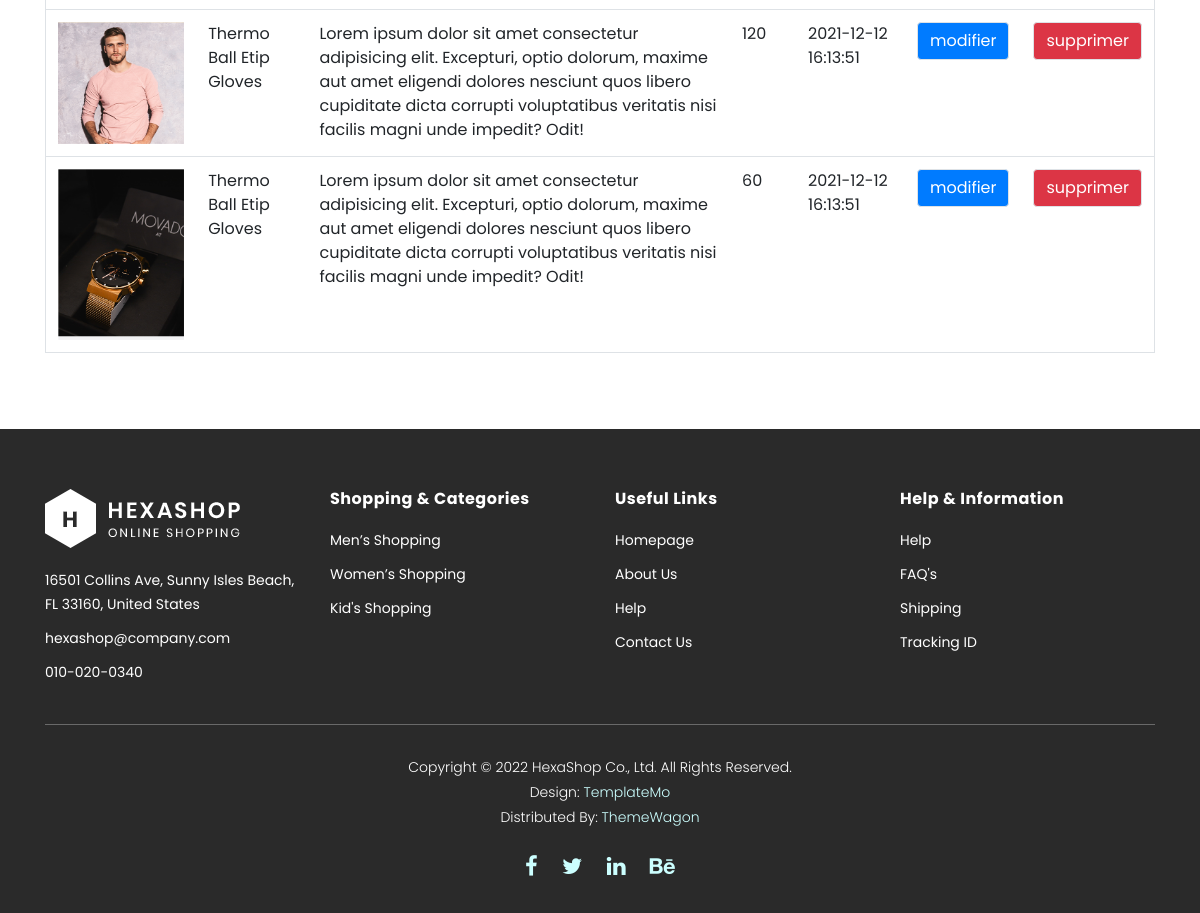
The app's page /admin.php (lower part), older data.
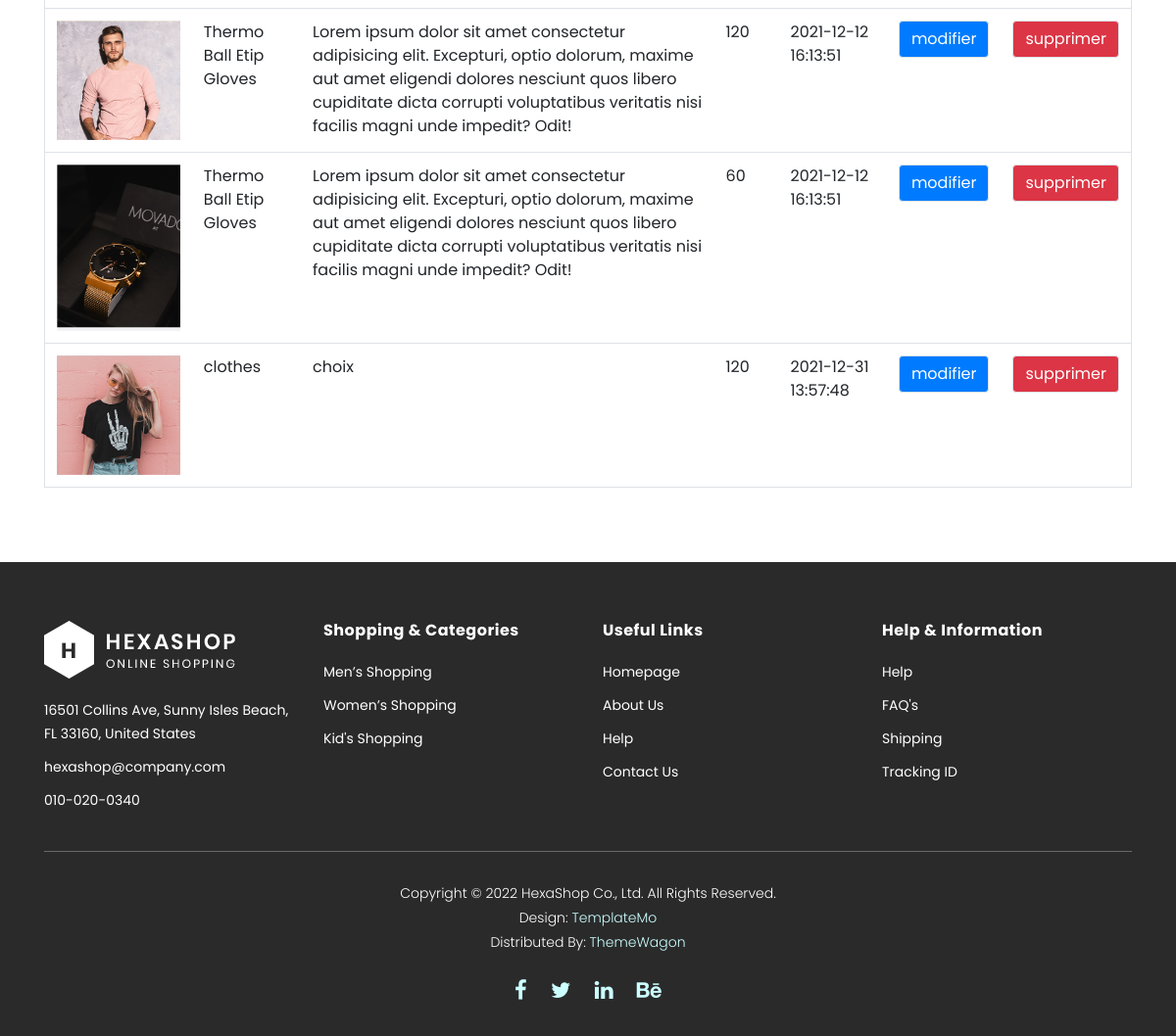
The same page, newer data.
### tables this page shows
CREATE TABLE `products` (
  `id` int(11) NOT NULL,
  `category_id` int(11) NOT NULL,
  `nom` varchar(50) NOT NULL,
  `couleur` varchar(50) NOT NULL,
  `size` varchar(50) NOT NULL,
  `genre` varchar(50) NOT NULL,
  `prix` double NOT NULL,
  `description` text NOT NULL,
  `image` varchar(50) DEFAULT NULL,
  `created_at` timestamp NOT NULL DEFAULT current_timestamp()
);

### admin.php (called while the page is built)
<?php
$dbh = new PDO('mysql:host=localhost;dbname=eshop',
'root','');
$products = $dbh->prepare('SELECT `category_id`,`id`,`nom`,`image`,`prix`,`description`,`created_at` FROM `products`
');
$products->execute();
$allproducts = $products->fetchAll();
include "admin.phtml";

### admin.phtml (the view, shortened to what this page needs)
<!DOCTYPE html>
<html lang="en">
  <head>
    <link rel="stylesheet" href="https://cdn.jsdelivr.net/npm/bootstrap-icons@1.7.2/font/bootstrap-icons.css">
    <link rel="stylesheet" href="https://cdn.jsdelivr.net/npm/bootstrap-icons@1.7.2/font/bootstrap-icons.css">
    <link rel="stylesheet" type="text/css" href="assets/css/bootstrap.min.css">
    <link rel="stylesheet" type="text/css" href="assets/css/font-awesome.css">
    <link rel="stylesheet" href="assets/css/templatemo-hexashop.css">
    <link rel="stylesheet" href="assets/css/owl-carousel.css">
    <link rel="stylesheet" href="assets/css/lightbox.css">
    </head>
    <body>
    <div class="subscribe">
        <div class="container">
            <div class="row">
                <div class="col-lg-12">
                            <table class="table border">
                                <tbody>
                                <?php foreach($allproducts as $product):?>
                                    <tr>
                                        <td><img src="imgs/<?= $product['image']?>" class="w-100" /></td>
                                        <td><?=$product['nom']?></td>
                                        <td><?=$product['description']?></td>
                                        <td><?=$product['prix']?></td>
                                        <td><?=$product['created_at']?></td>
                                        <td><a href="modifier.php?idmodiff=<?=$product['id']?>" class="btn border btn-primary" >modifier</a></td>
                                        <td><a href="supprimer.php?idsupp=<?=$product['id']?>" class="btn  border btn-danger ">supprimer</a></td>
                                     </tr>
                                <?php endforeach;?>
                                </tbody>
                            </table>
                </div>
            </div>
        </div>
    </div>
    <footer>
        <div class="container">
            <div class="row">
                <div class="col-lg-3">
                    <div class="first-item">
                        <div class="logo">
                            <img src="assets/images/white-logo.png" alt="hexashop ecommerce templatemo">
                        </div>
                        <ul>
                            <li><a href="#">16501 Collins Ave, Sunny Isles Beach, FL 33160, United States</a></li>
                            <li><a href="#">hexashop@company.com</a></li>
                            <li><a href="#">010-020-0340</a></li>
                        </ul>
                    </div>
                </div>
                <div class="col-lg-3">
                    <h4>Shopping &amp; Categories</h4>
                    <ul>
                        <li><a href="#">Men’s Shopping</a></li>
                        <li><a href="#">Women’s Shopping</a></li>
                        <li><a href="#">Kid's Shopping</a></li>
                    </ul>
                </div>
                <div class="col-lg-3">
                    <h4>Useful Links</h4>
                    <ul>
                        <li><a href="#">Homepage</a></li>
                        <li><a href="#">About Us</a></li>
                        <li><a href="#">Help</a></li>
                        <li><a href="#">Contact Us</a></li>
                    </ul>
                </div>
                <div class="col-lg-3">
                    <h4>Help &amp; Information</h4>
                    <ul>
                        <li><a href="#">Help</a></li>
                        <li><a href="#">FAQ's</a></li>
                        <li><a href="#">Shipping</a></li>
                        <li><a href="#">Tracking ID</a></li>
                    </ul>
                </div>
                <div class="col-lg-12">
                    <div class="under-footer">
                        <p>Copyright © 2022 HexaShop Co., Ltd. All Rights Reserved.
                        <br>Design: <a href="https://templatemo.com" target="_parent" title="free css templates">TemplateMo</a>
                        <br>Distributed By: <a href="https://themewagon.com" target="_blank" title="free & premium responsive templates">ThemeWagon</a></p>
                        <ul>
                            <li><a href="#"><i class="fa fa-facebook"></i></a></li>
                            <li><a href="#"><i class="fa fa-twitter"></i></a></li>
                            <li><a href="#"><i class="fa fa-linkedin"></i></a></li>
                            <li><a href="#"><i class="fa fa-behance"></i></a></li>
                        </ul>
                    </div>
                </div>
            </div>
        </div>
    </footer>
  </body>
</html>

### assets/css/templatemo-hexashop.css (style rules this page uses)
html, body, div, span, applet, object, iframe, h1, h2, h3, h4, h5, h6, p, blockquote, div pre, a, abbr, acronym, address, big, cite, code, del, dfn, em, font, img, ins, kbd, q, s, samp, small, strike, strong, sub, sup, tt, var, b, u, i, center, dl, dt, dd, ol, ul, li, figure, header, nav, section, article, aside, footer, figcaption { margin: 0; padding: 0; border: 0; outline: 0; }
ul, li { padding: 0; margin: 0; list-style: none; }
header, nav, section, article, aside, footer, hgroup { display: block; }
* { box-sizing: border-box; }
html, body { font-family: 'Poppins', sans-serif; font-weight: 400; background-color: #fff; font-size: 16px; -ms-text-size-adjust: 100%; -webkit-font-smoothing: antialiased; -moz-osx-font-smoothing: grayscale; }
a { text-decoration: none !important; }
h1, h2, h3, h4, h5, h6 { margin-top: 0px; margin-bottom: 0px; }
ul { margin-bottom: 0px; }
p { font-size: 14px; line-height: 25px; color: #2a2a2a; }
html, body { background: #fff; font-family: 'Poppins', sans-serif; }
.subscribe { margin-top: 90px; }
footer { margin-top: 60px; padding: 60px 0px 30px 0px; background-color: #2a2a2a; }
footer .logo { margin-bottom: 20px; }
footer ul li { display: block; margin-bottom: 10px; }
footer ul li a { font-size: 14px; color: #fff; transition: all .3s; }
footer h4 { letter-spacing: 0.5px; font-size: 16px; color: #fff; font-weight: 700; margin-bottom: 20px; }
footer .under-footer { margin-top: 30px; padding-top: 30px; text-align: center; border-top: 1px solid rgba(250,250,250,0.3); }
footer .under-footer ul { margin-top: 20px; }
footer .under-footer ul li { display: inline-block; margin: 0px 10px; }
footer .under-footer ul li a { font-size: 22px; }
footer .under-footer p { color: #fff; font-size: 14px; font-weight: 300; }
footer .under-footer a { color: #cff; }

Row changes from the older to the newer data that the page shows:
added products: image (picture), nom "clothes", description "choix", prix "120", created_at "2021-12-31 13:57:48"
